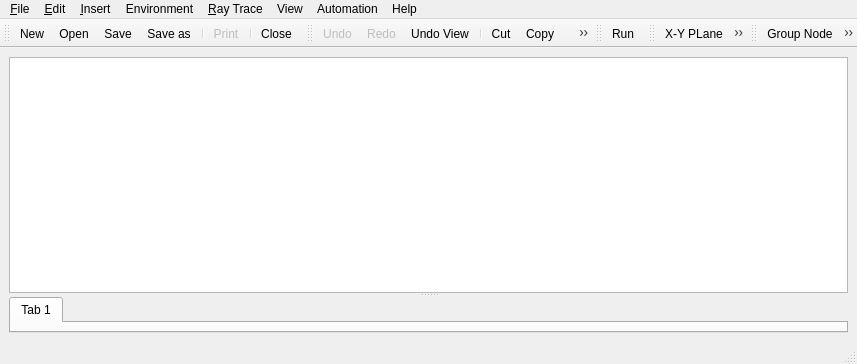
<?xml version="1.0" encoding="UTF-8"?>
<ui version="4.0">
 <author>Manuel J. Blanco</author>
 <class>MainWindow</class>
 <widget class="QMainWindow" name="MainWindow">
  <property name="enabled">
   <bool>true</bool>
  </property>
  <property name="geometry">
   <rect>
    <x>0</x>
    <y>0</y>
    <width>857</width>
    <height>364</height>
   </rect>
  </property>
  <property name="sizePolicy">
   <sizepolicy hsizetype="Expanding" vsizetype="Expanding">
    <horstretch>0</horstretch>
    <verstretch>0</verstretch>
   </sizepolicy>
  </property>
  <property name="acceptDrops">
   <bool>true</bool>
  </property>
  <property name="windowTitle">
   <string>Tonatiuh</string>
  </property>
  <property name="windowIcon">
   <iconset resource="../../tonatiuh.qrc">
    <normaloff>:/icons/LogoTonatiuh.png</normaloff>:/icons/LogoTonatiuh.png</iconset>
  </property>
  <widget class="QWidget" name="centralWidget">
   <property name="sizePolicy">
    <sizepolicy hsizetype="Expanding" vsizetype="Expanding">
     <horstretch>0</horstretch>
     <verstretch>0</verstretch>
    </sizepolicy>
   </property>
   <layout class="QVBoxLayout">
    <item>
     <widget class="QSplitter" name="horizontalSplitter">
      <property name="orientation">
       <enum>Qt::Horizontal</enum>
      </property>
      <widget class="QSplitter" name="modelSplitter">
       <property name="orientation">
        <enum>Qt::Vertical</enum>
       </property>
       <widget class="SceneModelView" name="sceneModelView">
        <property name="sizePolicy">
         <sizepolicy hsizetype="Preferred" vsizetype="Preferred">
          <horstretch>0</horstretch>
          <verstretch>0</verstretch>
         </sizepolicy>
        </property>
        <property name="acceptDrops">
         <bool>true</bool>
        </property>
        <property name="horizontalScrollBarPolicy">
         <enum>Qt::ScrollBarAsNeeded</enum>
        </property>
        <property name="dragEnabled">
         <bool>true</bool>
        </property>
        <property name="dragDropMode">
         <enum>QAbstractItemView::DragDrop</enum>
        </property>
        <property name="selectionBehavior">
         <enum>QAbstractItemView::SelectRows</enum>
        </property>
        <property name="animated">
         <bool>true</bool>
        </property>
        <property name="allColumnsShowFocus">
         <bool>false</bool>
        </property>
       </widget>
       <widget class="ParametersView" name="parametersView">
        <property name="currentIndex">
         <number>0</number>
        </property>
        <widget class="QWidget" name="tab">
         <attribute name="title">
          <string>Tab 1</string>
         </attribute>
        </widget>
       </widget>
      </widget>
     </widget>
    </item>
   </layout>
  </widget>
  <widget class="QMenuBar" name="menubar">
   <property name="geometry">
    <rect>
     <x>0</x>
     <y>0</y>
     <width>857</width>
     <height>20</height>
    </rect>
   </property>
   <widget class="QMenu" name="menuEdit">
    <property name="title">
     <string>&amp;Edit</string>
    </property>
    <widget class="QMenu" name="menuTrackers">
     <property name="title">
      <string>Trackers</string>
     </property>
     <addaction name="actionSetAimingPointRelative"/>
     <addaction name="actionSetAimingPointAbsolute"/>
    </widget>
    <addaction name="actionUndo"/>
    <addaction name="actionRedo"/>
    <addaction name="separator"/>
    <addaction name="actionCut"/>
    <addaction name="actionCopy"/>
    <addaction name="actionPasteCopy"/>
    <addaction name="actionPasteLink"/>
    <addaction name="actionDelete"/>
    <addaction name="menuTrackers"/>
   </widget>
   <widget class="QMenu" name="menuFile">
    <property name="title">
     <string>&amp;File</string>
    </property>
    <widget class="QMenu" name="menuRecent">
     <property name="title">
      <string>&amp;Recent</string>
     </property>
    </widget>
    <addaction name="actionNew"/>
    <addaction name="actionOpen"/>
    <addaction name="menuRecent"/>
    <addaction name="separator"/>
    <addaction name="actionSave"/>
    <addaction name="actionSaveAs"/>
    <addaction name="actionSaveComponent"/>
    <addaction name="separator"/>
    <addaction name="actionPrint"/>
    <addaction name="separator"/>
    <addaction name="actionClose"/>
   </widget>
   <widget class="QMenu" name="menuView">
    <property name="title">
     <string>View</string>
    </property>
    <addaction name="actionAxis"/>
    <addaction name="actionBackground"/>
    <addaction name="actionEdit_Mode"/>
    <addaction name="separator"/>
    <addaction name="action_X_Y_Plane"/>
    <addaction name="action_X_Z_Plane"/>
    <addaction name="action_Y_Z_Plane"/>
    <addaction name="actionSunPlane"/>
    <addaction name="separator"/>
    <addaction name="actionGrid"/>
    <addaction name="actionGridSettings"/>
   </widget>
   <widget class="QMenu" name="menuInsert">
    <property name="title">
     <string>&amp;Insert</string>
    </property>
    <widget class="QMenu" name="menuShape">
     <property name="enabled">
      <bool>false</bool>
     </property>
     <property name="title">
      <string>Shape</string>
     </property>
    </widget>
    <widget class="QMenu" name="menuMaterial">
     <property name="enabled">
      <bool>false</bool>
     </property>
     <property name="title">
      <string>Material</string>
     </property>
    </widget>
    <widget class="QMenu" name="menuTracker">
     <property name="enabled">
      <bool>false</bool>
     </property>
     <property name="title">
      <string>Tracker</string>
     </property>
    </widget>
    <widget class="QMenu" name="menuComponent">
     <property name="enabled">
      <bool>false</bool>
     </property>
     <property name="title">
      <string>Component</string>
     </property>
     <addaction name="separator"/>
    </widget>
    <addaction name="actionNode"/>
    <addaction name="actionSurfaceNode"/>
    <addaction name="separator"/>
    <addaction name="menuShape"/>
    <addaction name="menuMaterial"/>
    <addaction name="menuTracker"/>
    <addaction name="separator"/>
    <addaction name="actionUserComponent"/>
    <addaction name="menuComponent"/>
   </widget>
   <widget class="QMenu" name="menuEnvironment">
    <property name="title">
     <string>Environment</string>
    </property>
    <widget class="QMenu" name="menuSunLight">
     <property name="title">
      <string>Sun Light</string>
     </property>
     <addaction name="actionDefineSunLight"/>
     <addaction name="actionCalculateSunPosition"/>
     <addaction name="separator"/>
     <addaction name="actionDisconnect_All_Trackers"/>
    </widget>
    <widget class="QMenu" name="menuTransmissivity">
     <property name="title">
      <string>Transmissivity</string>
     </property>
     <addaction name="separator"/>
     <addaction name="actionDefineTransmissivity"/>
    </widget>
    <addaction name="menuSunLight"/>
    <addaction name="menuTransmissivity"/>
   </widget>
   <widget class="QMenu" name="menu_Raytrace">
    <property name="title">
     <string>&amp;Ray Trace</string>
    </property>
    <addaction name="actionRun"/>
    <addaction name="actionDisplayRays"/>
    <addaction name="separator"/>
    <addaction name="actionRayTraceOptions"/>
    <addaction name="actionReset_Analyzer_Values"/>
   </widget>
   <widget class="QMenu" name="menuHelp">
    <property name="title">
     <string>Help</string>
    </property>
    <addaction name="actionCheckForUpdates"/>
    <addaction name="separator"/>
    <addaction name="actionAbout"/>
   </widget>
   <widget class="QMenu" name="menuAutomation">
    <property name="title">
     <string>Automation</string>
    </property>
    <addaction name="actionOpenScriptEditor"/>
   </widget>
   <addaction name="menuFile"/>
   <addaction name="menuEdit"/>
   <addaction name="menuInsert"/>
   <addaction name="menuEnvironment"/>
   <addaction name="menu_Raytrace"/>
   <addaction name="menuView"/>
   <addaction name="menuAutomation"/>
   <addaction name="menuHelp"/>
  </widget>
  <widget class="QStatusBar" name="statusbar"/>
  <widget class="QToolBar" name="fileToolBar">
   <property name="windowTitle">
    <string>File</string>
   </property>
   <property name="orientation">
    <enum>Qt::Horizontal</enum>
   </property>
   <attribute name="toolBarArea">
    <enum>TopToolBarArea</enum>
   </attribute>
   <attribute name="toolBarBreak">
    <bool>false</bool>
   </attribute>
   <addaction name="actionNew"/>
   <addaction name="actionOpen"/>
   <addaction name="actionSave"/>
   <addaction name="actionSaveAs"/>
   <addaction name="separator"/>
   <addaction name="actionPrint"/>
   <addaction name="separator"/>
   <addaction name="actionClose"/>
  </widget>
  <widget class="QToolBar" name="editToolBar">
   <property name="windowTitle">
    <string>Edit</string>
   </property>
   <property name="orientation">
    <enum>Qt::Horizontal</enum>
   </property>
   <attribute name="toolBarArea">
    <enum>TopToolBarArea</enum>
   </attribute>
   <attribute name="toolBarBreak">
    <bool>false</bool>
   </attribute>
   <addaction name="actionUndo"/>
   <addaction name="actionRedo"/>
   <addaction name="actionUndoView"/>
   <addaction name="separator"/>
   <addaction name="actionCut"/>
   <addaction name="actionCopy"/>
   <addaction name="actionPasteCopy"/>
   <addaction name="actionPasteLink"/>
   <addaction name="actionDelete"/>
  </widget>
  <widget class="QToolBar" name="raytraceToolBar">
   <property name="windowTitle">
    <string>Ray Tracer</string>
   </property>
   <attribute name="toolBarArea">
    <enum>TopToolBarArea</enum>
   </attribute>
   <attribute name="toolBarBreak">
    <bool>false</bool>
   </attribute>
   <addaction name="actionRun"/>
  </widget>
  <widget class="QToolBar" name="viewToolBar">
   <property name="windowTitle">
    <string>View</string>
   </property>
   <attribute name="toolBarArea">
    <enum>TopToolBarArea</enum>
   </attribute>
   <attribute name="toolBarBreak">
    <bool>false</bool>
   </attribute>
   <addaction name="action_X_Y_Plane"/>
   <addaction name="action_Y_Z_Plane"/>
   <addaction name="action_X_Z_Plane"/>
   <addaction name="actionSunPlane"/>
   <addaction name="separator"/>
   <addaction name="actionGridSettings"/>
  </widget>
  <widget class="QToolBar" name="insertTollBar">
   <property name="windowTitle">
    <string>Node Kits</string>
   </property>
   <attribute name="toolBarArea">
    <enum>TopToolBarArea</enum>
   </attribute>
   <attribute name="toolBarBreak">
    <bool>false</bool>
   </attribute>
   <addaction name="actionNode"/>
   <addaction name="actionSurfaceNode"/>
   <addaction name="actionAnalyzerNode"/>
  </widget>
  <action name="actionNew">
   <property name="icon">
    <iconset resource="../../tonatiuh.qrc">
     <normaloff>:/icons/new.png</normaloff>:/icons/new.png</iconset>
   </property>
   <property name="text">
    <string>&amp;New</string>
   </property>
  </action>
  <action name="actionOpen">
   <property name="icon">
    <iconset resource="../../tonatiuh.qrc">
     <normaloff>:/icons/open.png</normaloff>:/icons/open.png</iconset>
   </property>
   <property name="text">
    <string>&amp;Open ...</string>
   </property>
  </action>
  <action name="actionSave">
   <property name="icon">
    <iconset resource="../../tonatiuh.qrc">
     <normaloff>:/icons/save.png</normaloff>:/icons/save.png</iconset>
   </property>
   <property name="text">
    <string>&amp;Save</string>
   </property>
  </action>
  <action name="actionSaveAs">
   <property name="icon">
    <iconset resource="../../tonatiuh.qrc">
     <normaloff>:/icons/saveas.png</normaloff>:/icons/saveas.png</iconset>
   </property>
   <property name="text">
    <string>Save &amp;as ...</string>
   </property>
  </action>
  <action name="actionPrint">
   <property name="enabled">
    <bool>false</bool>
   </property>
   <property name="icon">
    <iconset resource="../../tonatiuh.qrc">
     <normaloff>:/icons/print.png</normaloff>:/icons/print.png</iconset>
   </property>
   <property name="text">
    <string>&amp;Print</string>
   </property>
  </action>
  <action name="actionClose">
   <property name="icon">
    <iconset resource="../../tonatiuh.qrc">
     <normaloff>:/icons/close.png</normaloff>:/icons/close.png</iconset>
   </property>
   <property name="text">
    <string>&amp;Close</string>
   </property>
  </action>
  <action name="actionUndo">
   <property name="enabled">
    <bool>false</bool>
   </property>
   <property name="icon">
    <iconset resource="../../tonatiuh.qrc">
     <normaloff>:/icons/undo.png</normaloff>:/icons/undo.png</iconset>
   </property>
   <property name="text">
    <string>&amp;Undo</string>
   </property>
   <property name="shortcut">
    <string>Ctrl+Z</string>
   </property>
  </action>
  <action name="actionRedo">
   <property name="enabled">
    <bool>false</bool>
   </property>
   <property name="icon">
    <iconset resource="../../tonatiuh.qrc">
     <normaloff>:/icons/redo.png</normaloff>:/icons/redo.png</iconset>
   </property>
   <property name="text">
    <string>&amp;Redo</string>
   </property>
   <property name="shortcut">
    <string>Ctrl+Y</string>
   </property>
  </action>
  <action name="actionCut">
   <property name="icon">
    <iconset resource="../../tonatiuh.qrc">
     <normaloff>:/icons/cut.png</normaloff>:/icons/cut.png</iconset>
   </property>
   <property name="text">
    <string>&amp;Cut</string>
   </property>
   <property name="shortcut">
    <string>Ctrl+X</string>
   </property>
  </action>
  <action name="actionCopy">
   <property name="icon">
    <iconset resource="../../tonatiuh.qrc">
     <normaloff>:/icons/copy.png</normaloff>:/icons/copy.png</iconset>
   </property>
   <property name="text">
    <string>&amp;Copy</string>
   </property>
   <property name="shortcut">
    <string>Ctrl+C</string>
   </property>
  </action>
  <action name="actionPasteCopy">
   <property name="icon">
    <iconset resource="../../tonatiuh.qrc">
     <normaloff>:/icons/paste.png</normaloff>:/icons/paste.png</iconset>
   </property>
   <property name="text">
    <string>&amp;Paste</string>
   </property>
   <property name="toolTip">
    <string>Paste a clipboard node copy</string>
   </property>
   <property name="shortcut">
    <string>Ctrl+V</string>
   </property>
  </action>
  <action name="actionRun">
   <property name="icon">
    <iconset resource="../../tonatiuh.qrc">
     <normaloff>:/icons/run.png</normaloff>:/icons/run.png</iconset>
   </property>
   <property name="text">
    <string>&amp;Run</string>
   </property>
  </action>
  <action name="actionAxis">
   <property name="checkable">
    <bool>true</bool>
   </property>
   <property name="checked">
    <bool>true</bool>
   </property>
   <property name="enabled">
    <bool>true</bool>
   </property>
   <property name="text">
    <string>Axis</string>
   </property>
   <property name="toolTip">
    <string>Draw Shape Local Axis</string>
   </property>
  </action>
  <action name="actionUndoView">
   <property name="icon">
    <iconset resource="../../tonatiuh.qrc">
     <normaloff>:/icons/undoView.png</normaloff>:/icons/undoView.png</iconset>
   </property>
   <property name="text">
    <string>Undo View</string>
   </property>
  </action>
  <action name="actionNode">
   <property name="icon">
    <iconset resource="../../tonatiuh.qrc">
     <normaloff>:/icons/separatorKit.png</normaloff>:/icons/separatorKit.png</iconset>
   </property>
   <property name="text">
    <string>Group Node</string>
   </property>
  </action>
  <action name="actionDisplayRays">
   <property name="checkable">
    <bool>true</bool>
   </property>
   <property name="checked">
    <bool>false</bool>
   </property>
   <property name="enabled">
    <bool>false</bool>
   </property>
   <property name="text">
    <string>Display rays</string>
   </property>
  </action>
  <action name="actionPasteLink">
   <property name="icon">
    <iconset resource="../../tonatiuh.qrc">
     <normaloff>:/icons/paste_link.png</normaloff>:/icons/paste_link.png</iconset>
   </property>
   <property name="text">
    <string>Paste Link</string>
   </property>
   <property name="toolTip">
    <string>Paste a link to the clipboard node</string>
   </property>
  </action>
  <action name="actionDelete">
   <property name="icon">
    <iconset resource="../../tonatiuh.qrc">
     <normaloff>:/icons/delete.png</normaloff>:/icons/delete.png</iconset>
   </property>
   <property name="text">
    <string>Delete</string>
   </property>
   <property name="shortcut">
    <string>Backspace</string>
   </property>
  </action>
  <action name="actionRayTraceOptions">
   <property name="text">
    <string>Ray Trace Options ...</string>
   </property>
  </action>
  <action name="actionSurfaceNode">
   <property name="icon">
    <iconset resource="../../tonatiuh.qrc">
     <normaloff>:/icons/shapeKit.png</normaloff>:/icons/shapeKit.png</iconset>
   </property>
   <property name="text">
    <string>Surface Node</string>
   </property>
  </action>
  <action name="action_X_Y_Plane">
   <property name="icon">
    <iconset resource="../../tonatiuh.qrc">
     <normaloff>:/icons/viewer_viewXY.png</normaloff>:/icons/viewer_viewXY.png</iconset>
   </property>
   <property name="text">
    <string>X-Y PLane</string>
   </property>
  </action>
  <action name="action_X_Z_Plane">
   <property name="icon">
    <iconset resource="../../tonatiuh.qrc">
     <normaloff>:/icons/viewer_viewXZ.png</normaloff>:/icons/viewer_viewXZ.png</iconset>
   </property>
   <property name="text">
    <string>X-Z Plane</string>
   </property>
  </action>
  <action name="action_Y_Z_Plane">
   <property name="icon">
    <iconset resource="../../tonatiuh.qrc">
     <normaloff>:/icons/viewer_viewYZ.png</normaloff>:/icons/viewer_viewYZ.png</iconset>
   </property>
   <property name="text">
    <string>Z-YPlane</string>
   </property>
  </action>
  <action name="actionDefineSunLight">
   <property name="enabled">
    <bool>true</bool>
   </property>
   <property name="icon">
    <iconset resource="../../tonatiuh.qrc">
     <normaloff>:/icons/lightKit.png</normaloff>:/icons/lightKit.png</iconset>
   </property>
   <property name="text">
    <string>Define SunLight...</string>
   </property>
  </action>
  <action name="actionEdit_Mode">
   <property name="checkable">
    <bool>true</bool>
   </property>
   <property name="text">
    <string>Edit Mode</string>
   </property>
  </action>
  <action name="actionGrid">
   <property name="checkable">
    <bool>true</bool>
   </property>
   <property name="checked">
    <bool>false</bool>
   </property>
   <property name="enabled">
    <bool>true</bool>
   </property>
   <property name="text">
    <string>Grid</string>
   </property>
  </action>
  <action name="actionBackground">
   <property name="checkable">
    <bool>true</bool>
   </property>
   <property name="checked">
    <bool>true</bool>
   </property>
   <property name="text">
    <string>Background</string>
   </property>
  </action>
  <action name="actionCalculateSunPosition">
   <property name="checkable">
    <bool>false</bool>
   </property>
   <property name="enabled">
    <bool>false</bool>
   </property>
   <property name="text">
    <string>Sun Position Calculator ...</string>
   </property>
  </action>
  <action name="actionExportPhotonMap">
   <property name="icon">
    <iconset resource="../../tonatiuh.qrc">
     <normaloff>:/icons/export.png</normaloff>:/icons/export.png</iconset>
   </property>
   <property name="text">
    <string>Export PhotonMap</string>
   </property>
  </action>
  <action name="actionUserComponent">
   <property name="text">
    <string>User Component</string>
   </property>
  </action>
  <action name="actionSaveComponent">
   <property name="text">
    <string>Save Component</string>
   </property>
  </action>
  <action name="actionSunPlane">
   <property name="icon">
    <iconset resource="../../tonatiuh.qrc">
     <normaloff>:/icons/viewer_viewSun.png</normaloff>:/icons/viewer_viewSun.png</iconset>
   </property>
   <property name="text">
    <string>SunPlane</string>
   </property>
  </action>
  <action name="actionGridSettings">
   <property name="enabled">
    <bool>false</bool>
   </property>
   <property name="icon">
    <iconset resource="../../tonatiuh.qrc">
     <normaloff>:/icons/grid.png</normaloff>:/icons/grid.png</iconset>
   </property>
   <property name="text">
    <string>Grid Settings ...</string>
   </property>
  </action>
  <action name="actionAbout">
   <property name="text">
    <string>About...</string>
   </property>
  </action>
  <action name="actionOpenScriptEditor">
   <property name="text">
    <string>Script Editor</string>
   </property>
  </action>
  <action name="actionCheckForUpdates">
   <property name="text">
    <string>Check for updates</string>
   </property>
  </action>
  <action name="actionAnalyzerNode">
   <property name="icon">
    <iconset resource="../../tonatiuh.qrc">
     <normaloff>:/icons/AnalyzerKit.png</normaloff>:/icons/AnalyzerKit.png</iconset>
   </property>
   <property name="text">
    <string>Analyzer Node</string>
   </property>
  </action>
  <action name="actionTrackers_Connected">
   <property name="text">
    <string>Trackers Connected</string>
   </property>
  </action>
  <action name="actionDisconnect_All_Trackers">
   <property name="checkable">
    <bool>true</bool>
   </property>
   <property name="text">
    <string>Disconnect All Trackers</string>
   </property>
  </action>
  <action name="actionReset_Analyzer_Values">
   <property name="text">
    <string>Reset Analyzer Values</string>
   </property>
  </action>
  <action name="actionSetAimingPointRelative">
   <property name="text">
    <string>Set Aiming Point Relative</string>
   </property>
  </action>
  <action name="actionSetAimingPointAbsolute">
   <property name="text">
    <string>Set Aiming Point Absolute</string>
   </property>
  </action>
  <action name="actionDefineTransmissivity">
   <property name="text">
    <string>Define Transmissivity...</string>
   </property>
  </action>
 </widget>
 <layoutdefault spacing="6" margin="9"/>
 <customwidgets>
  <customwidget>
   <class>SceneModelView</class>
   <extends>QTreeView</extends>
   <header location="global">SceneModelView.h</header>
  </customwidget>
  <customwidget>
   <class>ParametersView</class>
   <extends>QTabWidget</extends>
   <header location="global">ParametersView.h</header>
   <container>1</container>
  </customwidget>
 </customwidgets>
 <resources>
  <include location="../../tonatiuh.qrc"/>
 </resources>
 <connections>
  <connection>
   <sender>actionGrid</sender>
   <signal>toggled(bool)</signal>
   <receiver>actionGridSettings</receiver>
   <slot>setEnabled(bool)</slot>
   <hints>
    <hint type="sourcelabel">
     <x>-1</x>
     <y>-1</y>
    </hint>
    <hint type="destinationlabel">
     <x>-1</x>
     <y>-1</y>
    </hint>
   </hints>
  </connection>
 </connections>
</ui>
